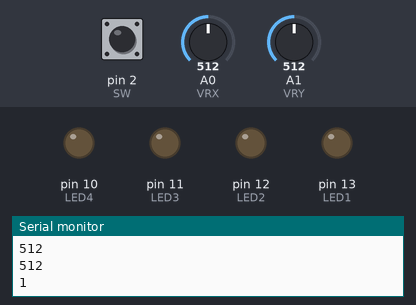
Recording of a sketch running on a simulated Arduino Uno, built with avr-gcc and run on an emulated ATmega328P. On the bench: output pins drawn as LEDs (lit = HIGH), the last lines printed to the serial monitor. Inputs (shaded band) come from the test bench; at power-on: A0 (VRX) = 512, A1 (VRY) = 512, pin 2 (SW) HIGH.

Above: at 1.2 s.
1.3 s: A0 (VRX) set to 542
At 2.1 s:
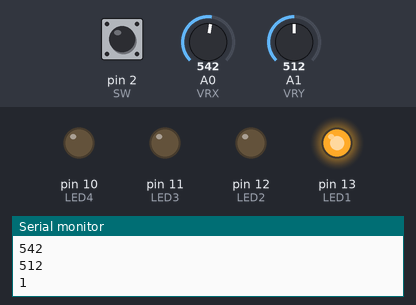
2.8 s: A0 (VRX) set to 500
At 3.6 s:
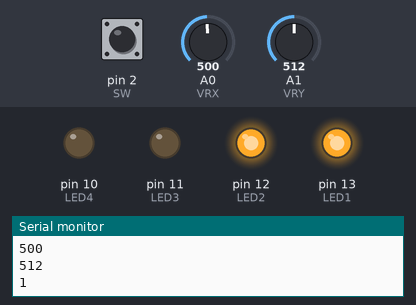
4.3 s: A0 (VRX) set to 511
At 5.1 s:
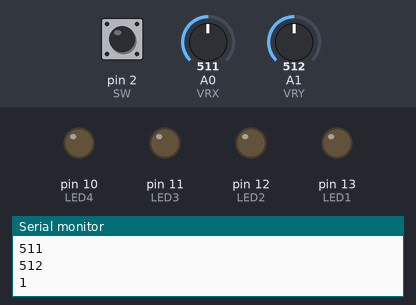
5.8 s: A1 (VRY) set to 538
At 6.6 s:
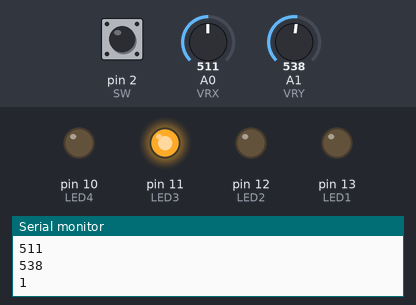
7.3 s: A1 (VRY) set to 306
At 8.1 s:
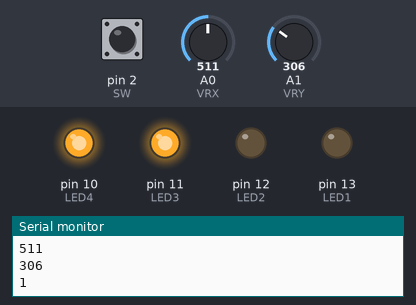
8.8 s: A0 (VRX) set to 540
At 9.6 s:
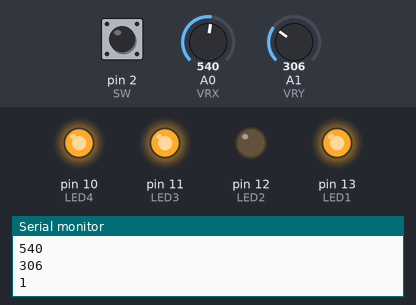
Timing chart, 0 to 11.3 s (numbered marks = the images above; inputs shaded):
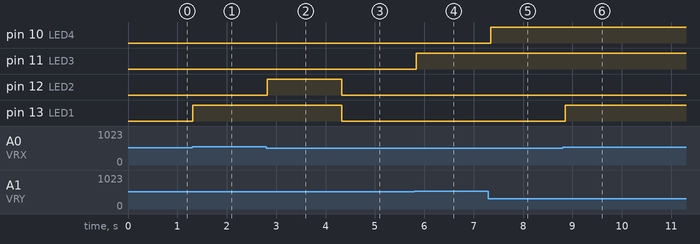

Measured:
- the behaviour switches between 530 and 531 on A0 (VRX) (found by bisection; images 0 and 1)
- the behaviour switches between 530 and 531 on A1 (VRY) (found by bisection; images 3 and 4)
- after the input at 1.3 s, pin 13 (LED1): LOW → HIGH at once
- after the input at 2.8 s, pin 12 (LED2): LOW → HIGH at once
- after the input at 4.3 s, pin 12 (LED2), pin 13 (LED1): HIGH → LOW at once
- after the input at 5.8 s, pin 11 (LED3): LOW → HIGH at once
- after the input at 7.3 s, pin 10 (LED4): LOW → HIGH after 0.05 s
- after the input at 8.8 s, pin 13 (LED1): LOW → HIGH after 0.06 s

The sketch:

Arduino_J17.ino
```cpp
#define VRX A0
#define VRY A1
#define SW  2

#define LED1 13
#define LED2 12
#define LED3 11
#define LED4 10

int valx, valy;
bool valsw;

void setup() {
  // put your setup code here, to run once:
  Serial.begin(9600);

  pinMode(VRX, INPUT);
  pinMode(VRY, INPUT);
  pinMode(SW, INPUT_PULLUP);

  pinMode(LED1, OUTPUT);
  pinMode(LED2, OUTPUT);
  pinMode(LED3, OUTPUT);
  pinMode(LED4, OUTPUT);
}

void loop() {
  // put your main code here, to run repeatedly:
  valx = analogRead(VRX);
  valy = analogRead(VRY);
  valsw = digitalRead(SW);

  Serial.println(valx);
  Serial.println(valy);
  Serial.println(valsw);

  if (valx > 530){digitalWrite(LED1, HIGH);}
  else if (valx < 510){digitalWrite(LED2, HIGH);}
  else if (valy > 530){digitalWrite(LED3, HIGH);}
  else if (valy < 510){digitalWrite(LED4, HIGH);}
  else{
    digitalWrite(LED1, LOW);
    digitalWrite(LED2, LOW);
    digitalWrite(LED3, LOW);
    digitalWrite(LED4, LOW);
  }
  delay(100);
}
```
